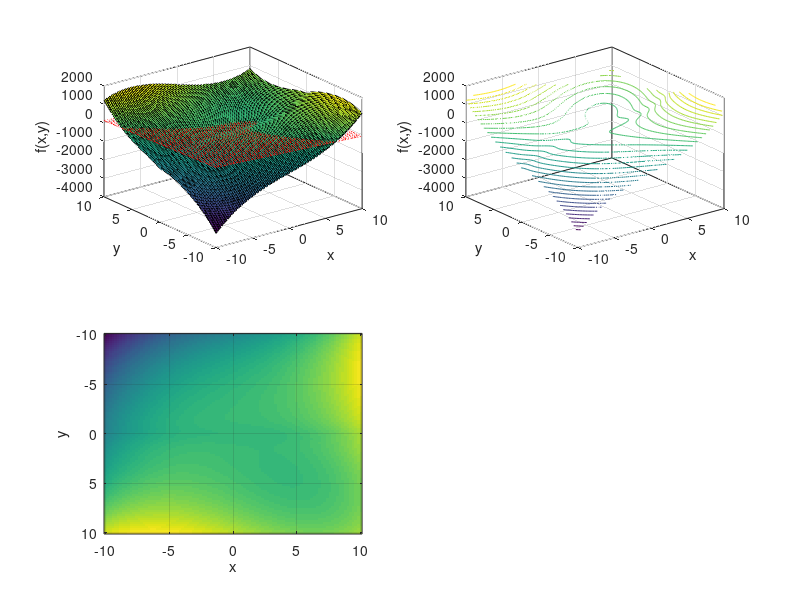
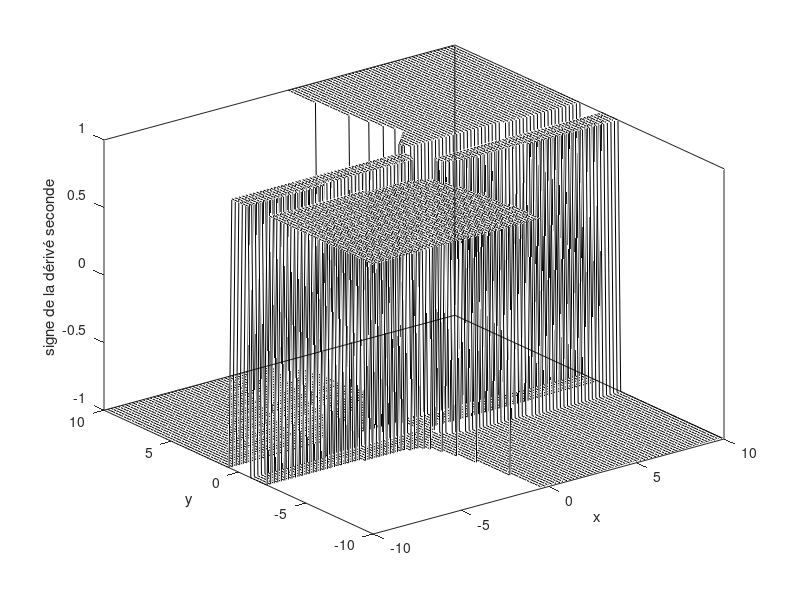
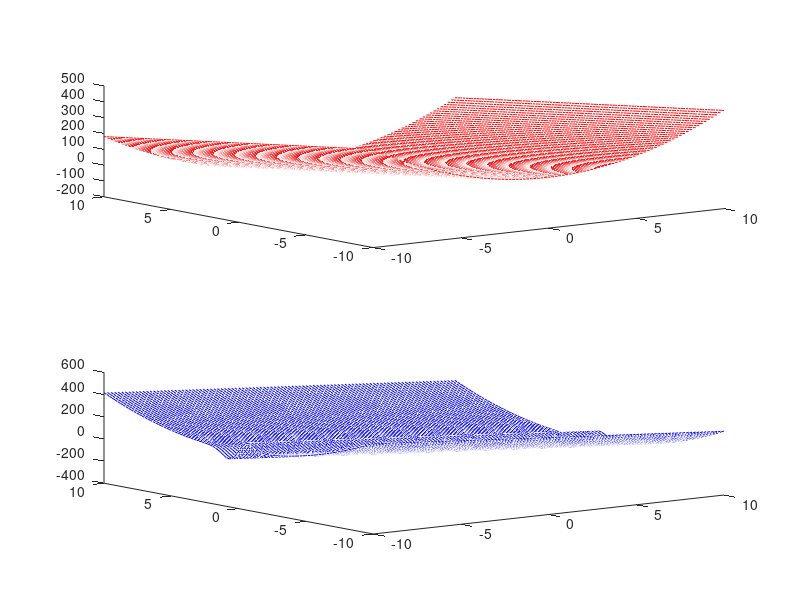

Source code (MATLAB) for these figures, in order:
%===============================================================================
% Fichier: L1E1.m
% Auteurs: Marc-Olivier Fecteau, Aryel Morin-Mercier
% Description: Exercice 1 du laboratoire 1 de S3 GRO APP 7
%===============================================================================

clear
clc

%% Exercice 1 - a) & c)
f = @(x, y) (x.^3) + (y.^3) - (12 .* x .* y) - (3 .* y) + (100 .* exp(-y.^2));
df_x = @(x, y) (3 .* x.^2) - (12 .* y);
df_y = @(x, y) (3 .* y.^2) - (12 .* x) - 3 - (200 .* y .* exp(-y.^2));
ddf_xx = @(x) 6 .* x;
ddf_yy = @(y) (6 .* y) - 200.*(exp(-y.^2) - 2 .* y.^2 .* exp(-y.^2));
ddf_xy = -12;
lin_f = @(x, y) 22.484 - 21 .* x - 10.326 .* y;

% Exercice 1 - e)
f(1,2)
df_x(1,2)
df_y(1,2)

%% Exercice 1 - f)

% Création des vecteurs lignes X et Y
X = linspace(-10,10,100);
Y = linspace(-10,10,100);
[Xmat, Ymat] = meshgrid(X, Y);

% Calcul matriciel de la fonction
Z = Xmat.^3 + Ymat.^3 - 12.*Xmat.*Ymat + 3.*Ymat -100.*exp(-Ymat.^2);

% Calcul matriciel de la dérivée seconde
signes_ddf = sign(ddf_xx(Xmat).*ddf_yy(Ymat) - ddf_xy^2);

%% Graphiques
figure(1)
subplot(221)
surf(X, Y, Z);
hold on;
plot3(X, Y, lin_f(Xmat, Ymat), '-r');
hold off;
xlabel('x');
ylabel('y');
zlabel('f(x,y)');
box on;
grid on;

subplot(222)
contour3(X, Y, Z, 30);
xlabel('x');
ylabel('y');
zlabel('f(x,y)');
box on;
grid on;

subplot(223)
imagesc(X, Y, Z);
xlabel('x');
ylabel('y');
box on;
grid on;
##colorbar('vert');

##subplot(224)
##contour(X, Y, Z);
##xlabel('x');
##ylabel('y');
##box on;
##grid on;

figure(2)
plot3(X, Y, signes_ddf, '-k');
xlabel('x');
ylabel('y');
zlabel('signe de la dérivé seconde');
box on;

figure(3)
subplot(211)
plot3(X, Y, df_x(Xmat, Ymat), '-r');
subplot(212)
plot3(X, Y, df_y(Xmat, Ymat), '-b');
